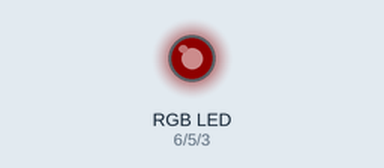
Simulated run of this sketch. Board: Arduino Uno, built with avr-gcc and run on an emulated ATmega328P. Shown: an RGB LED mixed from three pins (HIGH = lit). Dim RGB values are drawn brighter than linear.

Above: at 0.15 s.
At 2.57 s:
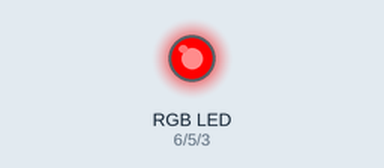
At 9.53 s:
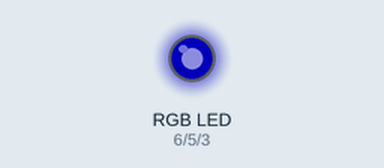
At 19.76 s:
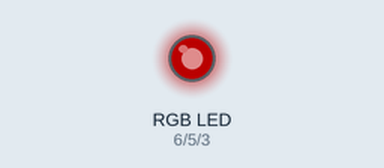
At 29.72 s:
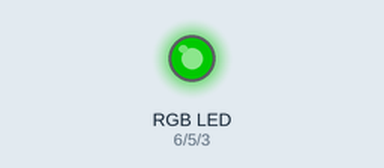
At 39.67 s:
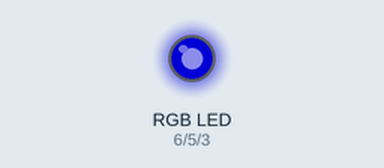
Timing chart, 0 to 40.0 s (numbered marks = the images above):
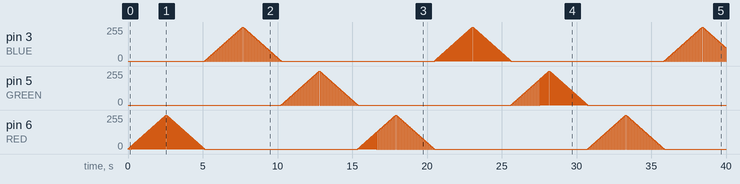

The sketch:

Arduino-Light-Pulse-Ramp.ino
```cpp
// Define Pins
#define BLUE 3
#define GREEN 5
#define RED 6
#define delayTime 10 // fading time between colors
  int colorNum;

void setup() {
  // put your setup code here, to run once:
  pinMode(RED, OUTPUT);
  pinMode(GREEN, OUTPUT);
  pinMode(BLUE, OUTPUT);
  analogWrite(RED, 0);
  analogWrite(GREEN, 0);
  analogWrite(BLUE, 0);

}

void loop() {
  // put your main code here, to run repeatedly:

  for(int j=0;j<3;j+=1)
  {
    if(j==0)
    {
      colorNum=RED;
    }
    else if(j==1)
    {
      colorNum=BLUE;
    }
    else if(j==2)
    {
      colorNum=GREEN;
    }

    //brighten up
    for(int i = 0; i < 255; i += 1) // fades out red bring green full when i=255
    {
    if(i%10<8)
    {
      analogWrite(colorNum, i);
    }
    else
    {
      analogWrite(colorNum, 0);
    }
    delay(delayTime);
    }
    //brighten down
    for(int i = 255; i >= 0; i -= 1) // fades out red bring green full when i=255
    {
    if(i%10<8)
    {
      analogWrite(colorNum, i);
    }
    else
    {
      analogWrite(colorNum, 0);
    }
    delay(delayTime);
    }
  }
}
```
